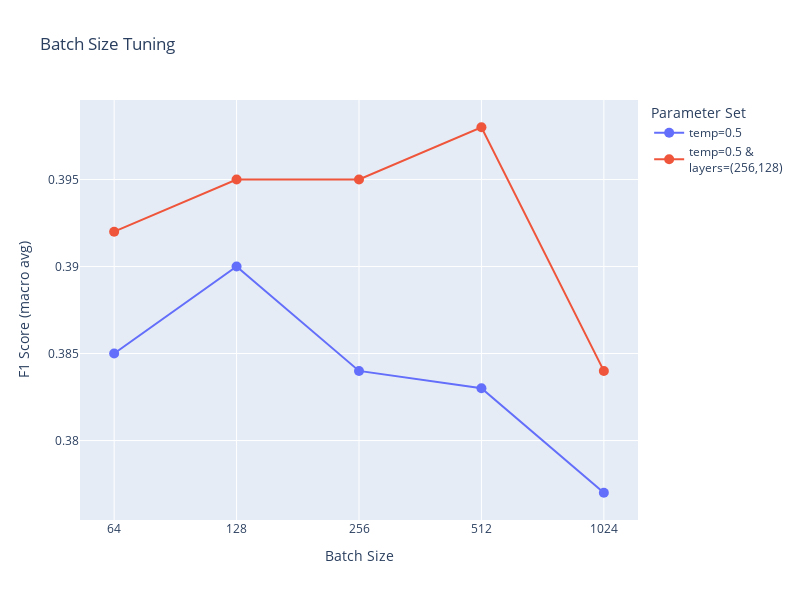

Source (notebook cell):
### Code cell
fig = go.Figure(data=[go.Scatter(
    x=data[data["name"]==name]["batch_size"],
    y=data[data["name"]==name]["scores"],
    mode='markers+lines',
    name=name,
    marker=dict(size=10)
) for name in data["name"].unique()])
fig.update_layout(
    xaxis_title="Batch Size",
    yaxis_title="F1 Score (macro avg)",
    title="Batch Size Tuning",
    legend_title="Parameter Set",
    width=800,
    height=600,
    xaxis=dict(tickmode = 'array',tickvals = [64,128,256,512,1024])
)
fig.update_xaxes(type="log")
fig.show()

### Figure 1 — Plotly figure (JSON) as saved in the notebook; plotly's stock layout.template omitted (floating-point values rounded to 4 significant figures)
{"data": [{"marker": {"size": 10}, "mode": "markers+lines", "name": "temp=0.5", "type": "scatter", "x": [64, 128, 256, 512, 1024], "y": [0.385, 0.39, 0.384, 0.383, 0.377]}, {"marker": {"size": 10}, "mode": "markers+lines", "name": "temp=0.5 &<br>layers=(256,128)", "type": "scatter", "x": [64, 128, 256, 512, 1024], "y": [0.392, 0.395, 0.395, 0.398, 0.384]}], "layout": {"height": 600, "legend": {"title": {"text": "Parameter Set"}}, "title": {"text": "Batch Size Tuning"}, "width": 800, "xaxis": {"tickmode": "array", "tickvals": [64, 128, 256, 512, 1024], "title": {"text": "Batch Size"}, "type": "log"}, "yaxis": {"title": {"text": "F1 Score (macro avg)"}}}}
